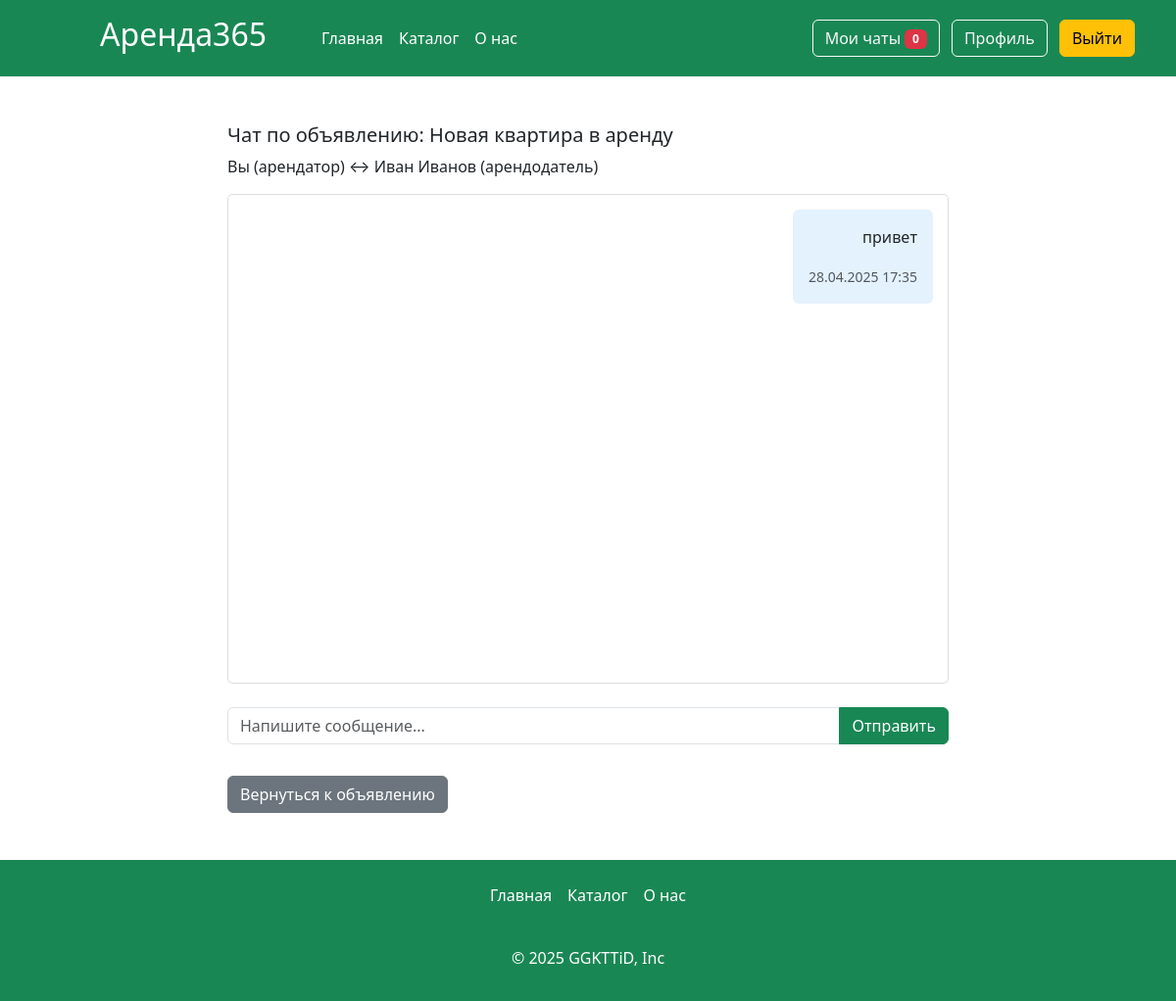
The app's page /chat/5/2 (signed in), older data.
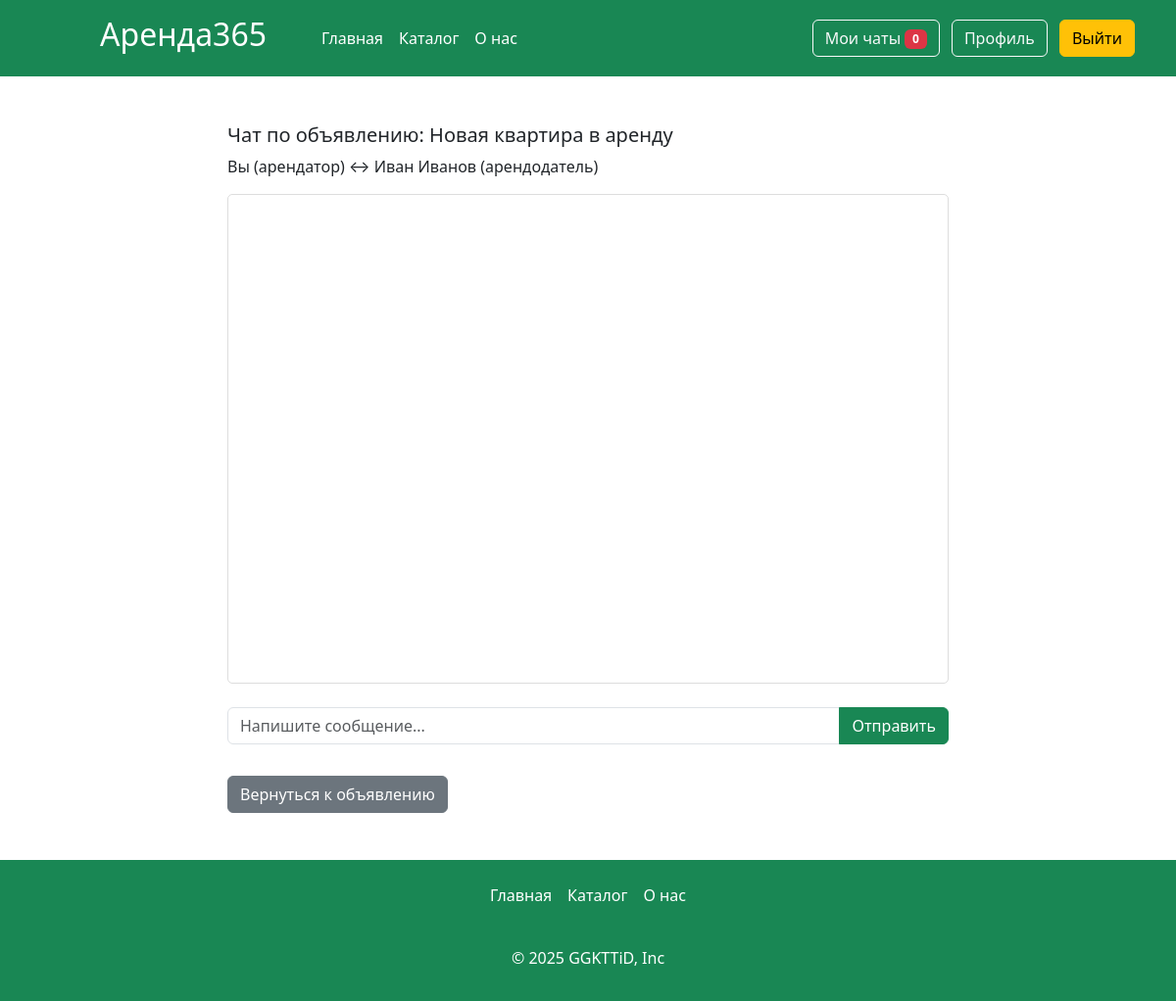
The same page, newer data.
### app.py (models this page shows, shortened)
class Messages(db.Model):
    id = db.Column(db.Integer, primary_key=True)
    content = db.Column(db.Text, nullable=False)
    timestamp = db.Column(db.DateTime, default=datetime.now)
    sender_id = db.Column(db.Integer, db.ForeignKey('users.id'), nullable=False)
    recipient_id = db.Column(db.Integer, db.ForeignKey('users.id'), nullable=False)
    article_id = db.Column(db.Integer, db.ForeignKey('articles.id'), nullable=False)
    is_read = db.Column(db.Boolean, default=False)
    sender = db.relationship('Users', foreign_keys=[sender_id])
    recipient = db.relationship('Users', foreign_keys=[recipient_id])
    article = db.relationship('Articles')

### app.py (the view)
@app.route('/chat/<int:article_id>/<int:recipient_id>')
def chat(article_id, recipient_id):
    current_user = Users.query.filter_by(email=session['name']).first()
    article = Articles.query.get_or_404(article_id)
    recipient = Users.query.get_or_404(recipient_id)
    landlord_id = article.id_user
    if current_user.id == landlord_id:
        tenant_id = recipient_id
        if not Orders.query.filter_by(id_article=article_id, id_user=recipient_id).first():
            abort(403, description="Этот пользователь не арендовал данное жилье")
    else:
        tenant_id = current_user.id
        if not Orders.query.filter_by(id_article=article_id, id_user=current_user.id).first():
            abort(403, description="Вы не арендовали данное жилье")
        if recipient_id != landlord_id:
            abort(403, description="Некорректный собеседник")
    interlocutor = Users.query.get_or_404(recipient_id)
    messages = Messages.query.filter(
        ((Messages.sender_id == current_user.id) & (Messages.recipient_id == recipient_id)) |
        ((Messages.sender_id == recipient_id) & (Messages.recipient_id == current_user.id)),
        Messages.article_id == article_id
    ).order_by(Messages.timestamp.asc()).all()
    for message in messages:
        if message.recipient_id == current_user.id and not message.is_read:
            message.is_read = True
            db.session.commit()
    return render_template('chat.html',
                         messages=messages,
                         article=article,
                         interlocutor=interlocutor,
                         current_user=current_user,
                         is_landlord=current_user.id == landlord_id,recipient=recipient)

### app.py (called while the page is built)
@app.context_processor
def inject_unread_messages():
    if 'name' in session:
        current_user = Users.query.filter_by(email=session['name']).first()
        unread_count = Messages.query.filter_by(recipient_id=current_user.id, is_read=False).count()
        return dict(unread_messages=unread_count)
    return dict(unread_messages=0)

@app.context_processor
def inject_user():
    def get_user_name():
        if 'name' in session:
            return Users.query.filter_by(email=session['name']).first()
    return dict(active_user=get_user_name())

@app.context_processor
def inject_unread_count():
    if 'name' in session:
        user = Users.query.filter_by(email=session['name']).first()
        if user:
            unread_count = Notification.query.filter_by(user_id=user.id, is_read=False).count()
            return dict(unread_notifications=unread_count)
    return dict(unread_notifications=0)

### templates/chat.html (shortened to what this page needs)
{% extends 'base.html' %}
{% block main %}
<main>
    <div class="container my-5">
        <div class="row">
            <div class="col-md-8 mx-auto">
            <div class="chat-header">
                <h5>Чат по объявлению: {{ article.title }}</h5>
                <p>
                    {% if is_landlord %}
                        Вы (арендодатель) ↔ {{ interlocutor.name }} {{ interlocutor.surname }} (арендатор)
                    {% else %}
                        Вы (арендатор) ↔ {{ interlocutor.name }} {{ interlocutor.surname }} (арендодатель)
                    {% endif %}
                </p>
            </div>
                <div class="chat-container mb-4" style="height: 500px; overflow-y: auto; border: 1px solid #ddd; padding: 15px; border-radius: 5px;">
                    {% for message in messages %}
                    <div class="message mb-3 {% if message.sender_id == current_user.id %}text-end{% endif %}">
                        <div class="d-flex {% if message.sender_id == current_user.id %}justify-content-end{% else %}justify-content-start{% endif %}">
                            <div class="message-content p-3 rounded"
                                 style="max-width: 70%;
                                        {% if message.sender_id == current_user.id %}background-color: #e3f2fd;{% else %}background-color: #f5f5f5;{% endif %}">
                                <p>{{ message.content }}</p>
                                <small class="text-muted">{{ message.timestamp.strftime('%d.%m.%Y %H:%M') }}</small>
                            </div>
                        </div>
                    </div>
                    {% endfor %}
                </div>
                <form method="POST" action="{{ url_for('send_message', article_id=article.id, recipient_id=recipient.id) }}">
                    <div class="input-group mb-3">
                        <input type="text" name="content" class="form-control" placeholder="Напишите сообщение..." required>
                        <button class="btn btn-success" type="submit">Отправить</button>
                    </div>
                </form>
                <a href="{{ url_for('card', id=article.id) }}" class="btn btn-secondary mt-3">Вернуться к объявлению</a>
            </div>
        </div>
    </div>
</main>
{% endblock %}

Row changes from the older to the newer data that the page shows:
removed Messages: content "привет", timestamp "28.04.2025 17:35"
